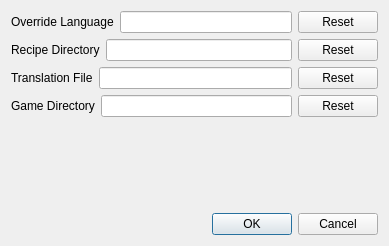
<?xml version="1.0" encoding="UTF-8"?>
<ui version="4.0">
 <class>ConfigUI</class>
 <widget class="QDialog" name="ConfigUI">
  <property name="geometry">
   <rect>
    <x>0</x>
    <y>0</y>
    <width>389</width>
    <height>246</height>
   </rect>
  </property>
  <property name="windowTitle">
   <string>Config settings</string>
  </property>
  <property name="autoFillBackground">
   <bool>false</bool>
  </property>
  <layout class="QVBoxLayout" name="verticalLayout_7">
   <item>
    <layout class="QVBoxLayout" name="verticalLayout_6">
     <item>
      <layout class="QVBoxLayout" name="verticalLayout_2">
       <item>
        <layout class="QHBoxLayout" name="horizontalLayout">
         <item>
          <widget class="QLabel" name="label">
           <property name="text">
            <string>Override Language</string>
           </property>
          </widget>
         </item>
         <item>
          <widget class="QLineEdit" name="lineEdit"/>
         </item>
         <item>
          <widget class="QPushButton" name="resetButton1">
           <property name="text">
            <string>Reset</string>
           </property>
          </widget>
         </item>
        </layout>
       </item>
       <item>
        <layout class="QHBoxLayout" name="horizontalLayout_2">
         <item>
          <widget class="QLabel" name="label_2">
           <property name="text">
            <string>Recipe Directory</string>
           </property>
          </widget>
         </item>
         <item>
          <widget class="QLineEdit" name="lineEdit_2"/>
         </item>
         <item>
          <widget class="QPushButton" name="resetButton2">
           <property name="text">
            <string>Reset</string>
           </property>
          </widget>
         </item>
        </layout>
       </item>
       <item>
        <layout class="QHBoxLayout" name="horizontalLayout_3">
         <item>
          <widget class="QLabel" name="label_3">
           <property name="text">
            <string>Translation File</string>
           </property>
          </widget>
         </item>
         <item>
          <widget class="QLineEdit" name="lineEdit_3"/>
         </item>
         <item>
          <widget class="QPushButton" name="resetButton3">
           <property name="text">
            <string>Reset</string>
           </property>
          </widget>
         </item>
        </layout>
       </item>
       <item>
        <layout class="QHBoxLayout" name="horizontalLayout_4">
         <item>
          <widget class="QLabel" name="label_4">
           <property name="text">
            <string>Game Directory</string>
           </property>
          </widget>
         </item>
         <item>
          <widget class="QLineEdit" name="lineEdit_4"/>
         </item>
         <item>
          <widget class="QPushButton" name="resetButton4">
           <property name="text">
            <string>Reset</string>
           </property>
          </widget>
         </item>
        </layout>
       </item>
      </layout>
     </item>
     <item>
      <spacer name="verticalSpacer">
       <property name="orientation">
        <enum>Qt::Orientation::Vertical</enum>
       </property>
       <property name="sizeHint" stdset="0">
        <size>
         <width>20</width>
         <height>40</height>
        </size>
       </property>
      </spacer>
     </item>
     <item>
      <widget class="QDialogButtonBox" name="buttonBox">
       <property name="orientation">
        <enum>Qt::Orientation::Horizontal</enum>
       </property>
       <property name="standardButtons">
        <set>QDialogButtonBox::StandardButton::Cancel|QDialogButtonBox::StandardButton::Ok</set>
       </property>
      </widget>
     </item>
    </layout>
   </item>
  </layout>
 </widget>
 <resources/>
 <connections>
  <connection>
   <sender>buttonBox</sender>
   <signal>accepted()</signal>
   <receiver>ConfigUI</receiver>
   <slot>accept()</slot>
   <hints>
    <hint type="sourcelabel">
     <x>239</x>
     <y>205</y>
    </hint>
    <hint type="destinationlabel">
     <x>157</x>
     <y>274</y>
    </hint>
   </hints>
  </connection>
  <connection>
   <sender>buttonBox</sender>
   <signal>rejected()</signal>
   <receiver>ConfigUI</receiver>
   <slot>reject()</slot>
   <hints>
    <hint type="sourcelabel">
     <x>313</x>
     <y>193</y>
    </hint>
    <hint type="destinationlabel">
     <x>286</x>
     <y>274</y>
    </hint>
   </hints>
  </connection>
 </connections>
</ui>
